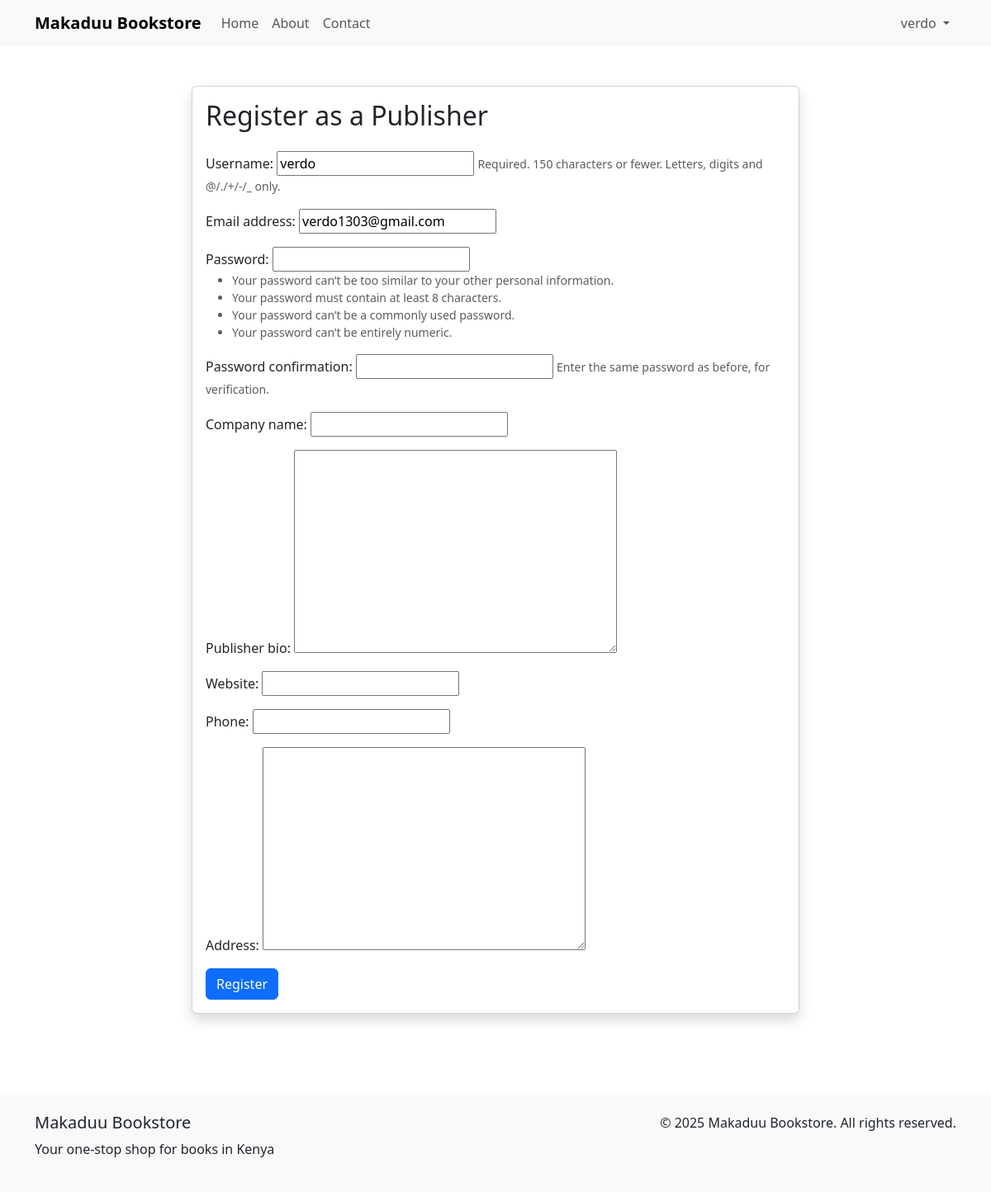
Page /accounts/register/publisher/ (signed in) on the committed database.
### apps/accounts/models.py (models this page shows, shortened)
class User(AbstractUser):
    tracker = FieldTracker(['verified_publisher'])
    is_publisher = models.BooleanField(
        _('publisher status'),
        default=False,
        help_text=_('Designates whether this user can publish books.')
    )
    company_name = models.CharField(max_length=100, blank=True)
    publisher_bio = models.TextField(blank=True)
    website = models.URLField(blank=True)
    phone = models.CharField(max_length=15, blank=True)
    address = models.TextField(blank=True)
    verified_publisher = models.BooleanField(default=False)
    class Meta:
        verbose_name = _('user')
        verbose_name_plural = _('users')

### apps/accounts/views.py (the view)
# urls.py: path('register/publisher/', views.register_publisher, name='register_publisher'),
def register_publisher(request):
    if not request.user.is_authenticated:
        messages.error(request, 'Please register as a user first before applying for publisher status.')
        return redirect('accounts:register')
    if request.user.is_publisher:
        messages.info(request, 'You are already registered as a publisher.')
        return redirect('accounts:publisher_dashboard')
    if request.method == 'POST':
        form = PublisherRegistrationForm(request.POST, instance=request.user)
        if form.is_valid():
            user = form.save()
            messages.success(
                request,
                'Your publisher account request has been submitted. An admin will review it shortly.'
            )
            return redirect('accounts:publisher_dashboard')
    else:
        form = PublisherRegistrationForm(instance=request.user)
    return render(request, 'accounts/register_publisher.html', {'form': form})

### apps/accounts/forms.py (shortened to what this page needs)
class PublisherRegistrationForm(UserCreationForm):
    class Meta:
        model = User
        fields = ['username', 'email', 'password1', 'password2', 'company_name',
                 'publisher_bio', 'website', 'phone', 'address']

### apps/accounts/templates/accounts/register_publisher.html (shortened to what this page needs)
{% extends 'base.html' %}
{% block content %}
<div class="container py-5">
    <div class="row justify-content-center">
        <div class="col-md-8">
            <div class="card shadow">
                <div class="card-body">
                    <h2 class="card-title mb-4">Register as a Publisher</h2>
                    <form method="post" novalidate>
                        {% for field in form %}
                            <div class="mb-3">
                                {{ field.label_tag }}
                                {{ field }}
                                {% if field.help_text %}
                                    <small class="form-text text-muted">
                                        {{ field.help_text }}
                                    </small>
                                {% endif %}
                            </div>
                        {% endfor %}
                        <button type="submit" class="btn btn-primary">Register</button>
                    </form>
                </div>
            </div>
        </div>
    </div>
</div>
{% endblock %}

### makaduu/templates/navbar.html (shortened to what this page needs)
<nav class="navbar navbar-expand-lg navbar-light bg-light">
    <div class="container">
        <a class="navbar-brand" href="{% url 'core:home' %}">Makaduu Bookstore</a>
        <div class="collapse navbar-collapse" id="navbarNav">
            <ul class="navbar-nav me-auto">
                <li class="nav-item">
                    <a class="nav-link" href="{% url 'core:home' %}">Home</a>
                </li>
                <li class="nav-item">
                    <a class="nav-link" href="{% url 'core:about' %}">About</a>
                </li>
                <li class="nav-item">
                    <a class="nav-link" href="{% url 'core:contact' %}">Contact</a>
                </li>
            </ul>
            <ul class="navbar-nav">
                {% if user.is_authenticated %}
                    <li class="nav-item dropdown">
                        <a class="nav-link dropdown-toggle" href="#" id="navbarDropdown" role="button" data-bs-toggle="dropdown">
                            {{ user.username }}
                        </a>
                    </li>
                {% endif %}
            </ul>
        </div>
    </div>
</nav>

### makaduu/static/css/style.css (style rules this page uses)
.card { transition: transform 0.2s; }
.navbar-brand { font-weight: bold; }

### rows in the picture
User: username "verdo", form "verdo" "verdo1303@gmail.com"

### other values in the picture
{{ field.label_tag }} "Username:" "Email address:" "Password:" "Password confirmation:" "Company name:" "Publisher bio:" "Website:" "Phone:" "Address:"
{{ field.help_text }} "Required. 150 characters or fewer. Letters, digits and @/./+/-/_ only." "Enter the same password as before, for verification."
